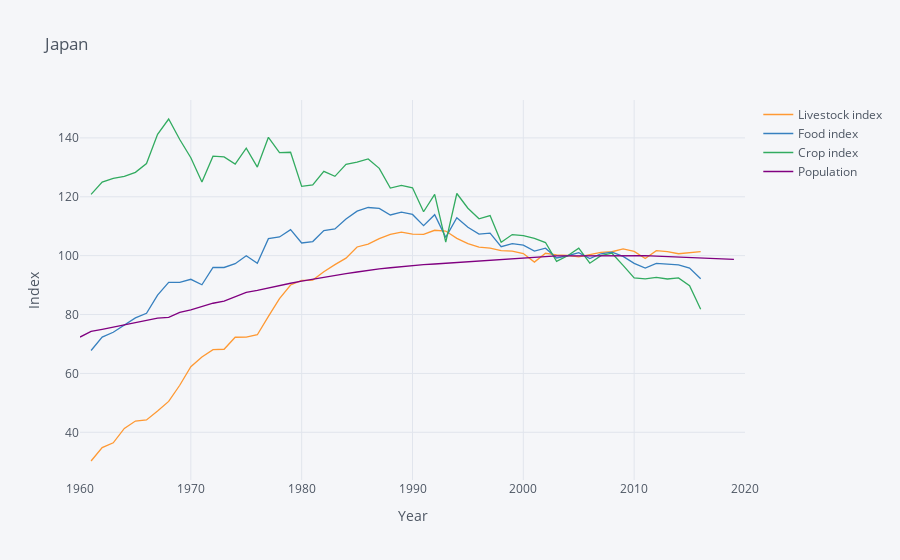

Here is the notebook cell this chart was saved with:
### Markdown cell above
### Japan

### Code cell
vars = {"AG.PRD.LVSK.XD":"Livestock index",
        "AG.PRD.FOOD.XD":"Food index",
        "AG.PRD.CROP.XD":"Crop index",
        "SP.POP.TOTL":"Population"}

use = ['JPN']

food = fix_date_index(wbdata.get_dataframe(vars,country=use))

food.sort_index(inplace=True)

food['Population'] = food['Population']/food.loc[2006,'Population']*100

food.iplot(xTitle="Year",yTitle="Index", title = "Japan")
